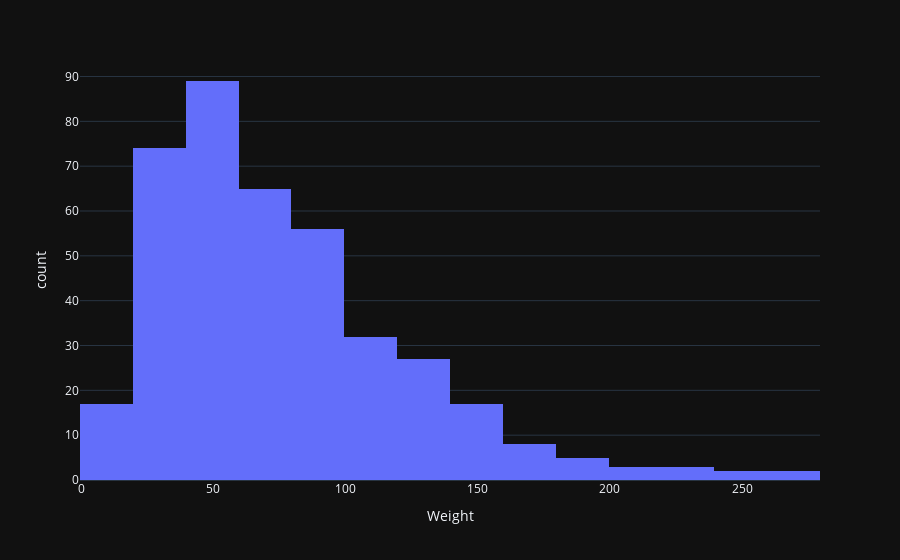

Notebook source saved alongside this figure:
### Code cell
px.histogram(df, x='Weight', template='plotly_dark', nbins=25)

### Figure 1 — Plotly figure (JSON) as saved in the notebook; plotly's stock layout.template omitted (floating-point values rounded to 4 significant figures; data arrays with more than 128 entries replaced by an {"elided": "..."} marker saying what was removed)
{"data": [{"alignmentgroup": "True", "bingroup": "x", "hovertemplate": "Weight=%{x}<br>count=%{y}<extra></extra>", "legendgroup": "", "marker": {"color": "#636efa", "pattern": {"shape": ""}}, "name": "", "nbinsx": 25, "offsetgroup": "", "orientation": "v", "showlegend": false, "type": "histogram", "x": {"elided": "400 int values"}, "xaxis": "x", "yaxis": "y"}], "layout": {"barmode": "relative", "legend": {"tracegroupgap": 0}, "margin": {"t": 60}, "xaxis": {"anchor": "y", "domain": [0, 1], "title": {"text": "Weight"}}, "yaxis": {"anchor": "x", "domain": [0, 1], "title": {"text": "count"}}}}
